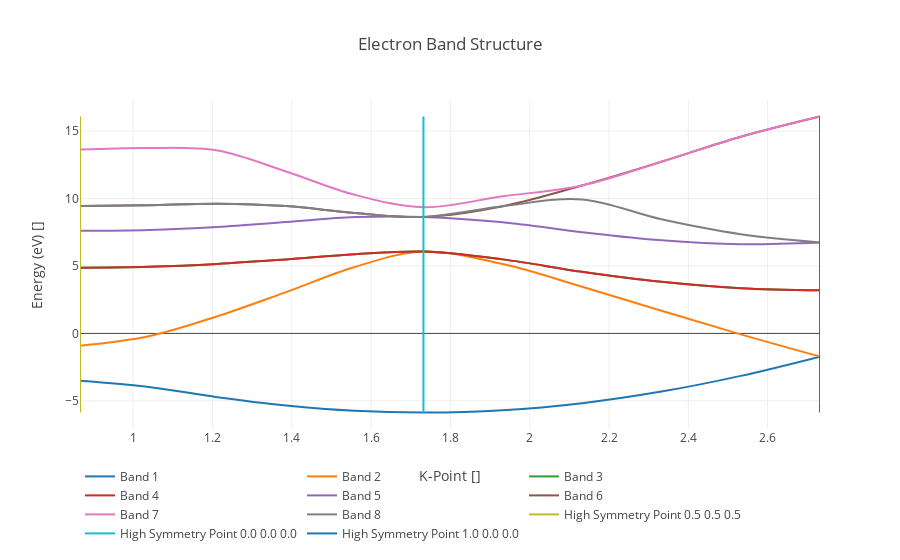

Notebook code cell kept with this figure:
### Markdown cell above
## Visualization of multiple 2D curves
This code extract all the curves from the rappture output, creates multiple ToggleButtons and overlap all sets of data from selected curves

### Code cell
if (run_results['results_loaded'] == True):
    component = run_results['results'].findall("curve")
    key_component = {}
    for el in component:
        key_component[el.find("about").find("label").text] = el
    key = list(key_component.keys())
    v = []
        
    def HANDLEMULTCURVES( event ):
        global key_component
        clear_output()
        display(widgets.Box(v))
        list_comp = []
        for vv in v:
            if vv.value == True:
                list_comp.append(key_component[vv.description])
        if len(list_comp) > 0 :
            plot_xy(list_comp)
    for k in key:
        vv = widgets.ToggleButton(value=False, tooltip=k, description=k, icon='legal')
        vv.observe(HANDLEMULTCURVES, "value", 'change')
        v.append(vv)        
    display(widgets.Box(v))
    HANDLEMULTCURVES({})
else :
    print ("Results have not been loaded yet, make sure you already have clicked the 'Run Tool' button")

### Figure 1 — Plotly figure (JSON) as saved in the notebook; plotly's stock layout.template omitted (floating-point values rounded to 4 significant figures)
{"data": [{"line": {"shape": "spline"}, "mode": "lines", "name": "Band 1", "type": "scatter", "uid": "185528a6-940e-11e8-8b11-0242ac110003", "x": [0.866, 1.039, 1.212, 1.386, 1.559, 1.732, 1.932, 2.132, 2.332, 2.532, 2.732], "y": [-3.509, -3.969, -4.73, -5.345, -5.738, -5.866, -5.695, -5.171, -4.313, -3.149, -1.719]}, {"line": {"shape": "spline"}, "mode": "lines", "name": "Band 2", "type": "scatter", "uid": "18552ec8-940e-11e8-8b11-0242ac110003", "x": [2.732, 2.532, 2.332, 2.132, 1.932, 1.732, 1.559, 1.386, 1.212, 1.039, 0.866], "y": [-1.719, -0.074, 1.682, 3.463, 5.139, 6.072, 4.925, 3.061, 1.273, -0.207, -0.91]}, {"line": {"shape": "spline"}, "mode": "lines", "name": "Band 3", "type": "scatter", "uid": "18553486-940e-11e8-8b11-0242ac110003", "x": [0.866, 1.039, 1.212, 1.386, 1.559, 1.732, 1.932, 2.132, 2.332, 2.532, 2.732], "y": [4.864, 4.934, 5.147, 5.486, 5.87, 6.072, 5.488, 4.569, 3.823, 3.356, 3.195]}, {"line": {"shape": "spline"}, "mode": "lines", "name": "Band 4", "type": "scatter", "uid": "18553986-940e-11e8-8b11-0242ac110003", "x": [2.732, 2.532, 2.332, 2.132, 1.932, 1.732, 1.559, 1.386, 1.212, 1.039, 0.866], "y": [3.195, 3.356, 3.823, 4.569, 5.488, 6.072, 5.87, 5.486, 5.147, 4.934, 4.864]}, {"line": {"shape": "spline"}, "mode": "lines", "name": "Band 5", "type": "scatter", "uid": "18553e7c-940e-11e8-8b11-0242ac110003", "x": [0.866, 1.039, 1.212, 1.386, 1.559, 1.732, 1.932, 2.132, 2.332, 2.532, 2.732], "y": [7.601, 7.67, 7.895, 8.256, 8.621, 8.636, 8.241, 7.501, 6.897, 6.612, 6.744]}, {"line": {"shape": "spline"}, "mode": "lines", "name": "Band 6", "type": "scatter", "uid": "185545c0-940e-11e8-8b11-0242ac110003", "x": [2.732, 2.532, 2.332, 2.132, 1.932, 1.732, 1.559, 1.386, 1.212, 1.039, 0.866], "y": [16.08, 14.58, 12.72, 10.97, 9.428, 8.636, 8.929, 9.439, 9.616, 9.507, 9.437]}, {"line": {"shape": "spline"}, "mode": "lines", "name": "Band 7", "type": "scatter", "uid": "18554aac-940e-11e8-8b11-0242ac110003", "x": [0.866, 1.039, 1.212, 1.386, 1.559, 1.732, 1.932, 2.132, 2.332, 2.532, 2.732], "y": [13.63, 13.75, 13.55, 12.0, 10.27, 9.352, 10.16, 10.97, 12.72, 14.58, 16.08]}, {"line": {"shape": "spline"}, "mode": "lines", "name": "Band 8", "type": "scatter", "uid": "18554f8e-940e-11e8-8b11-0242ac110003", "x": [2.732, 2.532, 2.332, 2.132, 1.932, 1.732, 1.559, 1.386, 1.212, 1.039, 0.866], "y": [6.744, 7.353, 8.459, 9.927, 9.428, 8.636, 8.929, 9.439, 9.616, 9.507, 9.437]}, {"line": {"shape": "spline"}, "mode": "lines", "name": "High Symmetry Point 0.5 0.5 0.5", "type": "scatter", "uid": "18555470-940e-11e8-8b11-0242ac110003", "x": [0.866, 0.866], "y": [-5.866, 16.08]}, {"line": {"shape": "spline"}, "mode": "lines", "name": "High Symmetry Point 0.0 0.0 0.0", "type": "scatter", "uid": "185559d4-940e-11e8-8b11-0242ac110003", "x": [1.732, 1.732], "y": [-5.866, 16.08]}, {"line": {"shape": "spline"}, "mode": "lines", "name": "High Symmetry Point 1.0 0.0 0.0", "type": "scatter", "uid": "18555ede-940e-11e8-8b11-0242ac110003", "x": [2.732, 2.732], "y": [-5.866, 16.08]}], "layout": {"legend": {"orientation": "h"}, "title": "Electron Band Structure", "xaxis": {"autorange": true, "exponentformat": "e", "title": "K-Point []", "type": "linear"}, "yaxis": {"autorange": true, "exponentformat": "e", "title": "Energy (eV) []", "type": "linear"}}}
